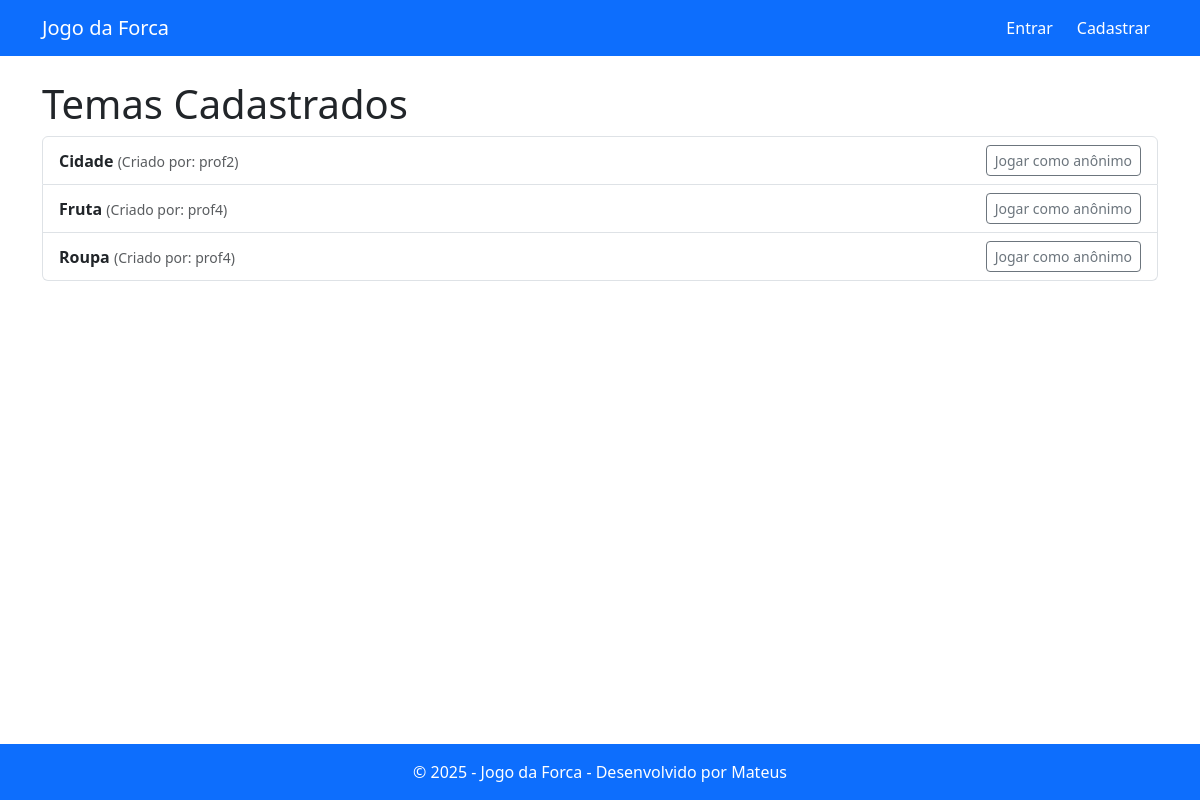
Screenshot of /temas/ with the database file from the repository.
### jogo/models.py (models this page shows, shortened)
class Tema(models.Model):
    nome = models.CharField(max_length=100)
    criado_por = models.ForeignKey(User, on_delete=models.CASCADE, related_name="temas_criados")
    criado_em = models.DateTimeField(auto_now_add=True)

### jogo/views.py (the view)
# urls.py: path('temas/', TemaListView.as_view(), name='lista_temas'),
class TemaListView(ListView):
    model = Tema
    template_name = 'jogo/lista_temas.html'
    context_object_name = 'temas'
    def get_context_data(self, **kwargs):
        context = super().get_context_data(**kwargs)
        user = self.request.user
        context['is_professor'] = user.is_authenticated and user.groups.filter(name='professor').exists()
        context['is_anonimo'] = not user.is_authenticated
        return context

### jogo/templates/jogo/lista_temas.html (shortened to what this page needs)
{% extends 'jogo/base.html' %}
{% block content %}
  <h1>Temas Cadastrados</h1>
  <ul class="list-group">
    {% for tema in temas %}
      <li class="list-group-item">
        <div class="d-flex justify-content-between align-items-center">
          <div>
            <strong>{{ tema.nome }}</strong>
            <small class="text-muted">(Criado por: {{ tema.criado_por.username }})</small>
          </div>
          <div class="btn-group">
            {% if user.is_authenticated %}
              <a href="{% url 'jogar_por_tema' tema.id %}" class="btn btn-primary btn-sm">Jogar</a>
            {% else %}
              <a href="{% url 'jogar_por_tema' tema.id %}?anonimo=1" class="btn btn-outline-secondary btn-sm">Jogar como anônimo</a>
            {% endif %}
          </div>
        </div>
      </li>
    {% empty %}
      <li class="list-group-item">Nenhum tema cadastrado ainda.</li>
    {% endfor %}
  </ul>
{% endblock %}

### jogo/templates/jogo/base.html (style rules this page uses)
html, body { height: 100%; }
body { display: flex; flex-direction: column; }

### rows the page displays
Tema: nome "Cidade", criado_por.username "prof2"
Tema: nome "Fruta", criado_por.username "prof4"
Tema: nome "Roupa", criado_por.username "prof4"
